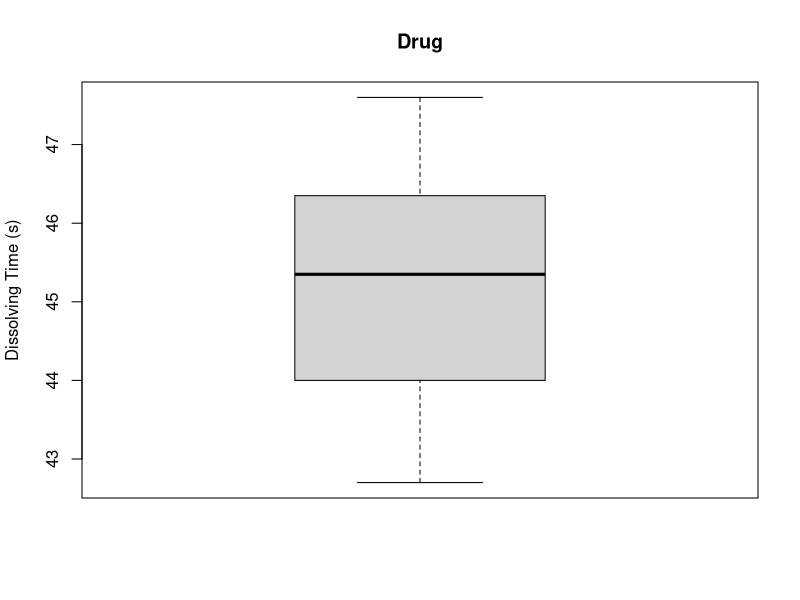
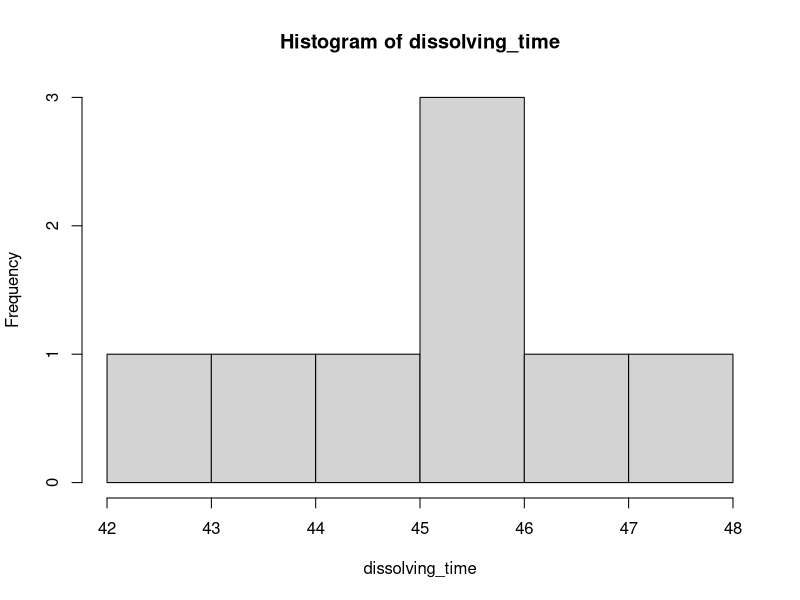
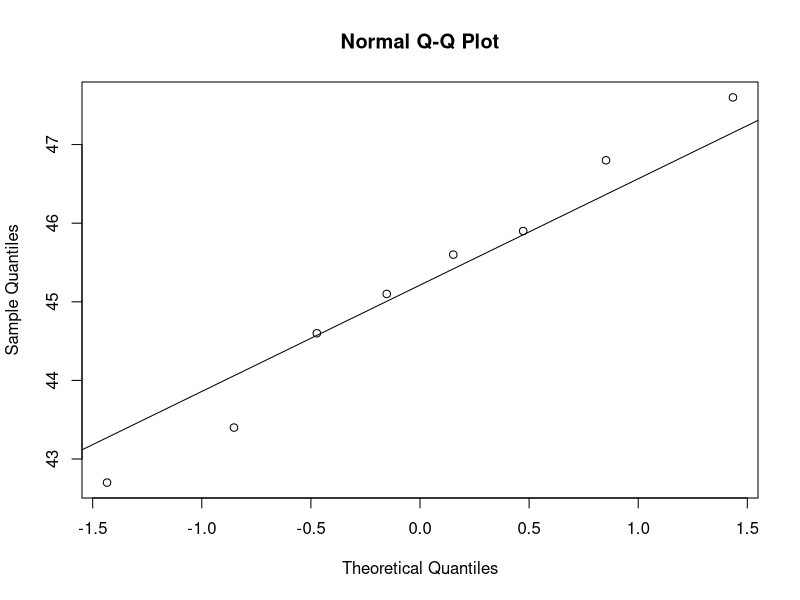
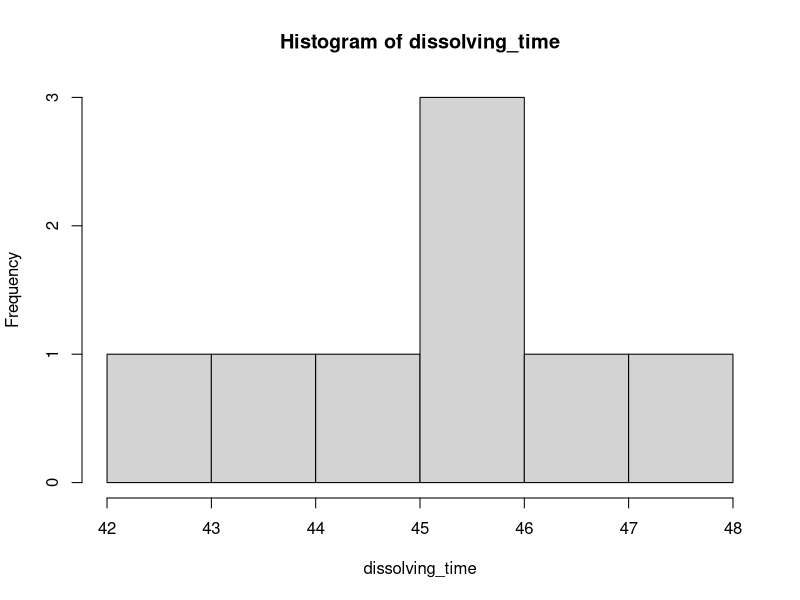
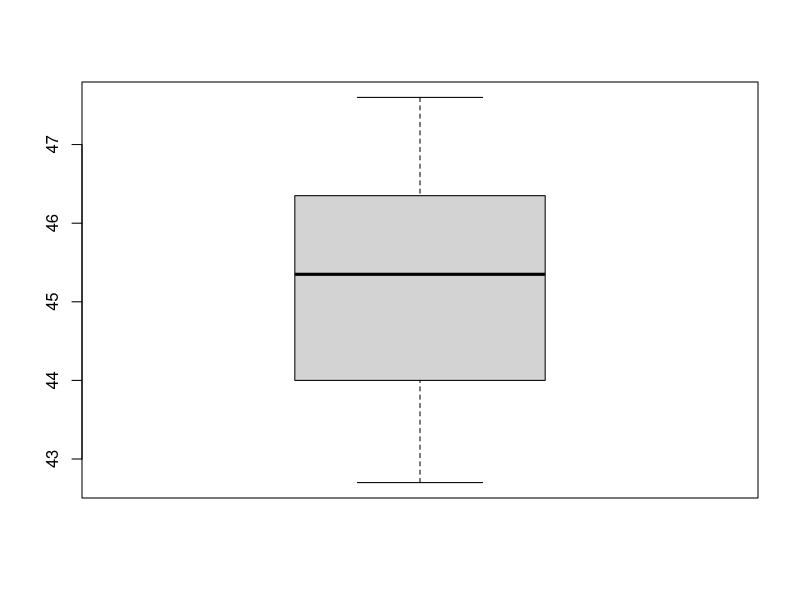

Write R code to recreate these figures, in order.
## ---- chunk 1
dissolving_time <- c(42.7, 43.4, 44.6, 45.1, 45.6, 45.9, 46.8, 47.6) # units = seconds
dissolving_time
## ---- chunk 2
dissolving_timeDF <- data.frame(dissolving_time)
str(dissolving_timeDF)
## ---- chunk 3
summary(dissolving_timeDF)
boxplot(dissolving_timeDF, main="Drug", ylab="Dissolving Time (s)")

## ---- chunk 4
t.test(dissolving_timeDF, mu=45, alternative="two.sided")

# first argument must be a numerical vector of data values 
# second argument must be a number and is the mean to be tested under the null hypothesis 
# third argument gives the type of alternative hypothesis and must be one of "two.sided","greater" or "less"
## ---- chunk 5
hist(dissolving_time, breaks = 5)
## ---- chunk 6
qqnorm(dissolving_time)
qqline(dissolving_time)
## ---- chunk 7
shapiro.test(dissolving_time)
## ---- chunk 8
wilcox.test(dissolving_time, mu=45, alternative = "two.sided")
## ---- chunk 9
hist(dissolving_time, breaks = 5)
boxplot(dissolving_time)
